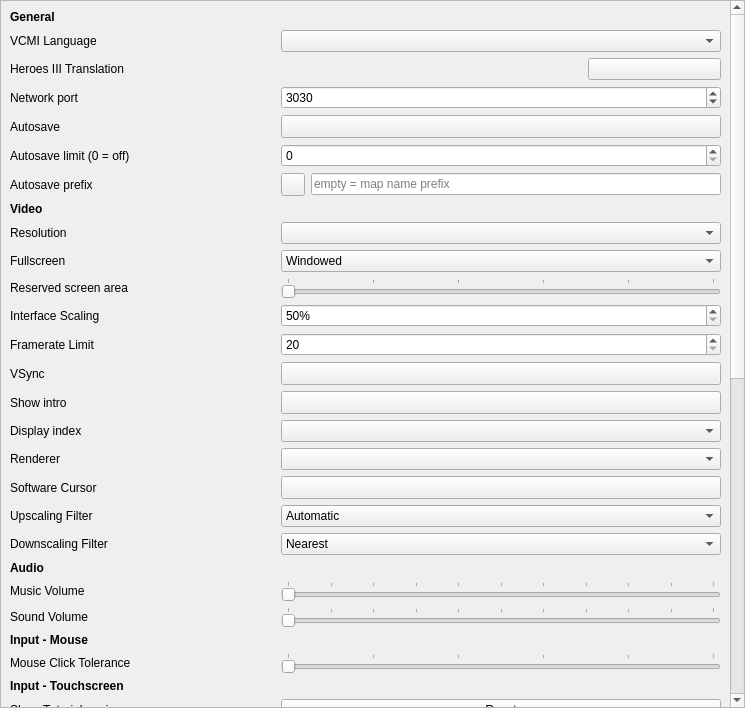
<?xml version="1.0" encoding="UTF-8"?>
<ui version="4.0">
 <class>CSettingsView</class>
 <widget class="QWidget" name="CSettingsView">
  <property name="geometry">
   <rect>
    <x>0</x>
    <y>0</y>
    <width>745</width>
    <height>708</height>
   </rect>
  </property>
  <property name="windowTitle">
   <string/>
  </property>
  <layout class="QHBoxLayout" name="horizontalLayout">
   <property name="leftMargin">
    <number>0</number>
   </property>
   <property name="topMargin">
    <number>0</number>
   </property>
   <property name="rightMargin">
    <number>0</number>
   </property>
   <property name="bottomMargin">
    <number>0</number>
   </property>
   <item>
    <widget class="QScrollArea" name="settingsScrollArea">
     <property name="sizePolicy">
      <sizepolicy hsizetype="Expanding" vsizetype="Expanding">
       <horstretch>100</horstretch>
       <verstretch>0</verstretch>
      </sizepolicy>
     </property>
     <property name="verticalScrollBarPolicy">
      <enum>Qt::ScrollBarAlwaysOn</enum>
     </property>
     <property name="horizontalScrollBarPolicy">
      <enum>Qt::ScrollBarAlwaysOff</enum>
     </property>
     <property name="widgetResizable">
      <bool>true</bool>
     </property>
     <widget class="QWidget" name="scrollAreaWidgetContents">
      <property name="geometry">
       <rect>
        <x>0</x>
        <y>0</y>
        <width>729</width>
        <height>1396</height>
       </rect>
      </property>
      <layout class="QGridLayout" name="gridLayout" columnstretch="2,0,1,1,1">
       <item row="0" column="0">
        <widget class="QLabel" name="labelGeneral">
         <property name="font">
          <font>
           <bold>true</bold>
          </font>
         </property>
         <property name="text">
          <string>General</string>
         </property>
         <property name="margin">
          <number>5</number>
         </property>
        </widget>
       </item>
       <item row="46" column="1" colspan="4">
        <widget class="QComboBox" name="comboBoxEnemyAI">
         <property name="editable">
          <bool>false</bool>
         </property>
         <property name="currentText">
          <string notr="true">BattleAI</string>
         </property>
         <item>
          <property name="text">
           <string notr="true">BattleAI</string>
          </property>
         </item>
         <item>
          <property name="text">
           <string notr="true">StupidAI</string>
          </property>
         </item>
         <item>
          <property name="text">
           <string notr="true">MMAI</string>
          </property>
         </item>
        </widget>
       </item>
       <item row="39" column="0">
        <widget class="QLabel" name="labelControllerSticksAcceleration">
         <property name="text">
          <string>Sticks Acceleration</string>
         </property>
        </widget>
       </item>
       <item row="49" column="2" colspan="3">
        <widget class="QPushButton" name="refreshRepositoriesButton">
         <property name="text">
          <string>Refresh now</string>
         </property>
        </widget>
       </item>
       <item row="4" column="4">
        <widget class="QPushButton" name="pushButtonTranslation">
         <property name="text">
          <string/>
         </property>
        </widget>
       </item>
       <item row="13" column="1" colspan="4">
        <widget class="QSpinBox" name="spinBoxInterfaceScaling">
         <property name="suffix">
          <string>%</string>
         </property>
         <property name="minimum">
          <number>50</number>
         </property>
         <property name="maximum">
          <number>400</number>
         </property>
         <property name="singleStep">
          <number>10</number>
         </property>
        </widget>
       </item>
       <item row="12" column="0">
        <widget class="QLabel" name="labelReservedArea">
         <property name="text">
          <string>Reserved screen area</string>
         </property>
        </widget>
       </item>
       <item row="52" column="0">
        <widget class="QLabel" name="labelGameLobbyHost">
         <property name="text">
          <string>Online Lobby address</string>
         </property>
        </widget>
       </item>
       <item row="43" column="1" colspan="4">
        <widget class="QComboBox" name="comboBoxAlliedPlayerAI">
         <property name="currentText">
          <string notr="true">VCAI</string>
         </property>
         <item>
          <property name="text">
           <string notr="true">VCAI</string>
          </property>
         </item>
         <item>
          <property name="text">
           <string notr="true">Nullkiller</string>
          </property>
         </item>
        </widget>
       </item>
       <item row="16" column="1" colspan="4">
        <widget class="QToolButton" name="buttonVSync">
         <property name="sizePolicy">
          <sizepolicy hsizetype="Minimum" vsizetype="Fixed">
           <horstretch>0</horstretch>
           <verstretch>0</verstretch>
          </sizepolicy>
         </property>
         <property name="text">
          <string/>
         </property>
         <property name="checkable">
          <bool>true</bool>
         </property>
        </widget>
       </item>
       <item row="25" column="1" colspan="4">
        <widget class="QSlider" name="sliderMusicVolume">
         <property name="maximum">
          <number>100</number>
         </property>
         <property name="orientation">
          <enum>Qt::Horizontal</enum>
         </property>
         <property name="tickPosition">
          <enum>QSlider::TicksAbove</enum>
         </property>
         <property name="tickInterval">
          <number>10</number>
         </property>
        </widget>
       </item>
       <item row="6" column="1" colspan="4">
        <widget class="QToolButton" name="buttonAutoSave">
         <property name="sizePolicy">
          <sizepolicy hsizetype="Minimum" vsizetype="Fixed">
           <horstretch>0</horstretch>
           <verstretch>0</verstretch>
          </sizepolicy>
         </property>
         <property name="text">
          <string/>
         </property>
         <property name="checkable">
          <bool>true</bool>
         </property>
        </widget>
       </item>
       <item row="1" column="0">
        <widget class="QLabel" name="labelLanguage">
         <property name="text">
          <string>VCMI Language</string>
         </property>
        </widget>
       </item>
       <item row="12" column="1" colspan="4">
        <widget class="QSlider" name="sliderReservedArea">
         <property name="maximum">
          <number>25</number>
         </property>
         <property name="orientation">
          <enum>Qt::Horizontal</enum>
         </property>
         <property name="tickPosition">
          <enum>QSlider::TicksAbove</enum>
         </property>
         <property name="tickInterval">
          <number>5</number>
         </property>
        </widget>
       </item>
       <item row="8" column="1">
        <widget class="QToolButton" name="buttonAutoSavePrefix">
         <property name="sizePolicy">
          <sizepolicy hsizetype="Minimum" vsizetype="Fixed">
           <horstretch>0</horstretch>
           <verstretch>0</verstretch>
          </sizepolicy>
         </property>
         <property name="text">
          <string/>
         </property>
         <property name="checkable">
          <bool>true</bool>
         </property>
        </widget>
       </item>
       <item row="50" column="0">
        <widget class="QLabel" name="labelRepositoryDefault">
         <property name="text">
          <string>Default repository</string>
         </property>
        </widget>
       </item>
       <item row="5" column="1" colspan="4">
        <widget class="QSpinBox" name="spinBoxNetworkPort">
         <property name="minimum">
          <number>1024</number>
         </property>
         <property name="maximum">
          <number>65535</number>
         </property>
         <property name="value">
          <number>3030</number>
         </property>
        </widget>
       </item>
       <item row="4" column="0">
        <widget class="QLabel" name="labelTranslation">
         <property name="text">
          <string>Heroes III Translation</string>
         </property>
        </widget>
       </item>
       <item row="32" column="1" colspan="4">
        <widget class="QSlider" name="sliderRelativeCursorSpeed">
         <property name="minimum">
          <number>100</number>
         </property>
         <property name="maximum">
          <number>300</number>
         </property>
         <property name="orientation">
          <enum>Qt::Horizontal</enum>
         </property>
         <property name="tickPosition">
          <enum>QSlider::TicksAbove</enum>
         </property>
         <property name="tickInterval">
          <number>25</number>
         </property>
        </widget>
       </item>
       <item row="20" column="0">
        <widget class="QLabel" name="labelRendererType">
         <property name="text">
          <string>Renderer</string>
         </property>
        </widget>
       </item>
       <item row="41" column="0">
        <widget class="QLabel" name="labelArtificialIntelligence">
         <property name="font">
          <font>
           <bold>true</bold>
          </font>
         </property>
         <property name="text">
          <string>Artificial Intelligence</string>
         </property>
         <property name="margin">
          <number>5</number>
         </property>
        </widget>
       </item>
       <item row="31" column="0">
        <widget class="QLabel" name="labelRelativeCursorMode">
         <property name="text">
          <string>Use Relative Pointer Mode</string>
         </property>
        </widget>
       </item>
       <item row="11" column="0">
        <widget class="QLabel" name="labelFullScreen">
         <property name="text">
          <string>Fullscreen</string>
         </property>
        </widget>
       </item>
       <item row="45" column="0">
        <widget class="QLabel" name="labelFriendlyAI">
         <property name="text">
          <string>Autocombat AI in battles</string>
         </property>
        </widget>
       </item>
       <item row="19" column="0">
        <widget class="QLabel" name="labelDisplayIndex">
         <property name="text">
          <string>Display index</string>
         </property>
        </widget>
       </item>
       <item row="34" column="0">
        <widget class="QLabel" name="labelLongTouchDuration">
         <property name="text">
          <string>Long Touch Duration</string>
         </property>
        </widget>
       </item>
       <item row="38" column="0">
        <widget class="QLabel" name="labelControllerSticksSensitivity">
         <property name="text">
          <string>Sticks Sensitivity</string>
         </property>
        </widget>
       </item>
       <item row="36" column="0">
        <widget class="QLabel" name="labelToleranceDistanceTouch">
         <property name="text">
          <string>Touch Tap Tolerance</string>
         </property>
        </widget>
       </item>
       <item row="51" column="2" colspan="3">
        <widget class="QLineEdit" name="lineEditRepositoryExtra">
         <property name="text">
          <string notr="true"/>
         </property>
        </widget>
       </item>
       <item row="26" column="1" colspan="4">
        <widget class="QSlider" name="sliderSoundVolume">
         <property name="maximum">
          <number>100</number>
         </property>
         <property name="orientation">
          <enum>Qt::Horizontal</enum>
         </property>
         <property name="tickPosition">
          <enum>QSlider::TicksAbove</enum>
         </property>
         <property name="tickInterval">
          <number>10</number>
         </property>
        </widget>
       </item>
       <item row="11" column="1" colspan="4">
        <widget class="QComboBox" name="comboBoxFullScreen">
         <property name="toolTip">
          <string>Select display mode for game

Windowed - game will run inside a window that covers part of your screen

Borderless Windowed Mode - game will run in a window that covers entirely of your screen, using same resolution as your screen.

Fullscreen Exclusive Mode - game will cover entirety of your screen and will use selected resolution.</string>
         </property>
         <property name="currentIndex">
          <number>0</number>
         </property>
         <item>
          <property name="text">
           <string>Windowed</string>
          </property>
         </item>
         <item>
          <property name="text">
           <string>Borderless fullscreen</string>
          </property>
         </item>
         <item>
          <property name="text">
           <string>Exclusive fullscreen</string>
          </property>
         </item>
        </widget>
       </item>
       <item row="50" column="1">
        <widget class="QToolButton" name="buttonRepositoryDefault">
         <property name="enabled">
          <bool>true</bool>
         </property>
         <property name="sizePolicy">
          <sizepolicy hsizetype="Minimum" vsizetype="Fixed">
           <horstretch>0</horstretch>
           <verstretch>0</verstretch>
          </sizepolicy>
         </property>
         <property name="text">
          <string/>
         </property>
         <property name="checkable">
          <bool>true</bool>
         </property>
         <property name="checked">
          <bool>false</bool>
         </property>
        </widget>
       </item>
       <item row="50" column="2" colspan="3">
        <widget class="QLineEdit" name="lineEditRepositoryDefault">
         <property name="text">
          <string notr="true"/>
         </property>
         <property name="readOnly">
          <bool>true</bool>
         </property>
        </widget>
       </item>
       <item row="18" column="0">
        <widget class="QLabel" name="labelShowIntro">
         <property name="text">
          <string>Show intro</string>
         </property>
        </widget>
       </item>
       <item row="19" column="1" colspan="4">
        <widget class="QComboBox" name="comboBoxDisplayIndex"/>
       </item>
       <item row="36" column="1" colspan="4">
        <widget class="QSlider" name="sliderToleranceDistanceTouch">
         <property name="minimum">
          <number>0</number>
         </property>
         <property name="maximum">
          <number>50</number>
         </property>
         <property name="singleStep">
          <number>1</number>
         </property>
         <property name="pageStep">
          <number>10</number>
         </property>
         <property name="value">
          <number>0</number>
         </property>
         <property name="orientation">
          <enum>Qt::Horizontal</enum>
         </property>
         <property name="tickPosition">
          <enum>QSlider::TicksAbove</enum>
         </property>
         <property name="tickInterval">
          <number>10</number>
         </property>
        </widget>
       </item>
       <item row="53" column="0">
        <widget class="QLabel" name="labelNetworkPortLobby">
         <property name="text">
          <string>Online Lobby port</string>
         </property>
        </widget>
       </item>
       <item row="21" column="1" colspan="4">
        <widget class="QToolButton" name="buttonCursorType">
         <property name="sizePolicy">
          <sizepolicy hsizetype="Minimum" vsizetype="Fixed">
           <horstretch>0</horstretch>
           <verstretch>0</verstretch>
          </sizepolicy>
         </property>
         <property name="text">
          <string/>
         </property>
         <property name="checkable">
          <bool>true</bool>
         </property>
        </widget>
       </item>
       <item row="7" column="1" colspan="4">
        <widget class="QSpinBox" name="spinBoxAutoSaveLimit"/>
       </item>
       <item row="9" column="0">
        <widget class="QLabel" name="labelVideo">
         <property name="font">
          <font>
           <bold>true</bold>
          </font>
         </property>
         <property name="text">
          <string>Video</string>
         </property>
         <property name="margin">
          <number>5</number>
         </property>
        </widget>
       </item>
       <item row="24" column="0">
        <widget class="QLabel" name="labelAudio">
         <property name="font">
          <font>
           <bold>true</bold>
          </font>
         </property>
         <property name="text">
          <string>Audio</string>
         </property>
         <property name="margin">
          <number>5</number>
         </property>
        </widget>
       </item>
       <item row="51" column="1">
        <widget class="QToolButton" name="buttonRepositoryExtra">
         <property name="sizePolicy">
          <sizepolicy hsizetype="Minimum" vsizetype="Fixed">
           <horstretch>0</horstretch>
           <verstretch>0</verstretch>
          </sizepolicy>
         </property>
         <property name="text">
          <string/>
         </property>
         <property name="checkable">
          <bool>true</bool>
         </property>
         <property name="checked">
          <bool>false</bool>
         </property>
        </widget>
       </item>
       <item row="38" column="1" colspan="4">
        <widget class="QSlider" name="sliderControllerSticksSensitivity">
         <property name="minimum">
          <number>500</number>
         </property>
         <property name="maximum">
          <number>2500</number>
         </property>
         <property name="singleStep">
          <number>25</number>
         </property>
         <property name="pageStep">
          <number>250</number>
         </property>
         <property name="value">
          <number>500</number>
         </property>
         <property name="orientation">
          <enum>Qt::Horizontal</enum>
         </property>
         <property name="tickPosition">
          <enum>QSlider::TicksAbove</enum>
         </property>
         <property name="tickInterval">
          <number>250</number>
         </property>
        </widget>
       </item>
       <item row="16" column="0">
        <widget class="QLabel" name="labelVSync">
         <property name="text">
          <string>VSync</string>
         </property>
        </widget>
       </item>
       <item row="4" column="1" colspan="3">
        <widget class="QLabel" name="labelTranslationStatus">
         <property name="text">
          <string/>
         </property>
        </widget>
       </item>
       <item row="23" column="1" colspan="4">
        <widget class="QComboBox" name="comboBoxDownscalingFilter">
         <item>
          <property name="text">
           <string>Nearest</string>
          </property>
         </item>
         <item>
          <property name="text">
           <string>Linear</string>
          </property>
         </item>
         <item>
          <property name="text">
           <string>Automatic (Linear)</string>
          </property>
         </item>
        </widget>
       </item>
       <item row="45" column="1" colspan="4">
        <widget class="QComboBox" name="comboBoxFriendlyAI">
         <property name="editable">
          <bool>false</bool>
         </property>
         <property name="currentText">
          <string notr="true">BattleAI</string>
         </property>
         <item>
          <property name="text">
           <string notr="true">BattleAI</string>
          </property>
         </item>
         <item>
          <property name="text">
           <string notr="true">StupidAI</string>
          </property>
         </item>
         <item>
          <property name="text">
           <string notr="true">MMAI</string>
          </property>
         </item>
        </widget>
       </item>
       <item row="49" column="0">
        <widget class="QLabel" name="labelAutoCheck">
         <property name="text">
          <string>Check on startup</string>
         </property>
        </widget>
       </item>
       <item row="28" column="1" colspan="4">
        <widget class="QSlider" name="slideToleranceDistanceMouse">
         <property name="minimum">
          <number>0</number>
         </property>
         <property name="maximum">
          <number>50</number>
         </property>
         <property name="singleStep">
          <number>1</number>
         </property>
         <property name="pageStep">
          <number>10</number>
         </property>
         <property name="value">
          <number>0</number>
         </property>
         <property name="orientation">
          <enum>Qt::Horizontal</enum>
         </property>
         <property name="tickPosition">
          <enum>QSlider::TicksAbove</enum>
         </property>
         <property name="tickInterval">
          <number>10</number>
         </property>
        </widget>
       </item>
       <item row="18" column="1" colspan="4">
        <widget class="QToolButton" name="buttonShowIntro">
         <property name="sizePolicy">
          <sizepolicy hsizetype="Minimum" vsizetype="Fixed">
           <horstretch>0</horstretch>
           <verstretch>0</verstretch>
          </sizepolicy>
         </property>
         <property name="text">
          <string/>
         </property>
         <property name="checkable">
          <bool>true</bool>
         </property>
        </widget>
       </item>
       <item row="34" column="1" colspan="4">
        <widget class="QSlider" name="sliderLongTouchDuration">
         <property name="minimum">
          <number>500</number>
         </property>
         <property name="maximum">
          <number>2000</number>
         </property>
         <property name="singleStep">
          <number>250</number>
         </property>
         <property name="pageStep">
          <number>250</number>
         </property>
         <property name="orientation">
          <enum>Qt::Horizontal</enum>
         </property>
         <property name="tickPosition">
          <enum>QSlider::TicksAbove</enum>
         </property>
         <property name="tickInterval">
          <number>250</number>
         </property>
        </widget>
       </item>
       <item row="1" column="1" colspan="4">
        <widget class="QComboBox" name="comboBoxLanguage"/>
       </item>
       <item row="53" column="1" colspan="4">
        <widget class="QSpinBox" name="spinBoxNetworkPortLobby">
         <property name="minimum">
          <number>1024</number>
         </property>
         <property name="maximum">
          <number>65535</number>
         </property>
         <property name="value">
          <number>3030</number>
         </property>
        </widget>
       </item>
       <item row="46" column="0">
        <widget class="QLabel" name="labelEnemyAI">
         <property name="text">
          <string>Enemy AI in battles</string>
         </property>
        </widget>
       </item>
       <item row="29" column="0">
        <widget class="QLabel" name="labelInputMouse_2">
         <property name="font">
          <font>
           <bold>true</bold>
          </font>
         </property>
         <property name="text">
          <string>Input - Touchscreen</string>
         </property>
         <property name="margin">
          <number>5</number>
         </property>
        </widget>
       </item>
       <item row="8" column="0">
        <widget class="QLabel" name="labelAutoSavePrefix">
         <property name="text">
          <string>Autosave prefix</string>
         </property>
        </widget>
       </item>
       <item row="48" column="0">
        <widget class="QLabel" name="labelIgnoreSslErrors">
         <property name="text">
          <string>Ignore SSL errors</string>
         </property>
        </widget>
       </item>
       <item row="10" column="1" colspan="4">
        <widget class="QComboBox" name="comboBoxResolution"/>
       </item>
       <item row="7" column="0">
        <widget class="QLabel" name="labelAutoSaveLimit">
         <property name="text">
          <string>Autosave limit (0 = off)</string>
         </property>
        </widget>
       </item>
       <item row="52" column="1" colspan="4">
        <widget class="QLineEdit" name="lineEditGameLobbyHost">
         <property name="text">
          <string notr="true"/>
         </property>
        </widget>
       </item>
       <item row="6" column="0">
        <widget class="QLabel" name="labelAutoSave">
         <property name="text">
          <string>Autosave</string>
         </property>
        </widget>
       </item>
       <item row="33" column="0">
        <widget class="QLabel" name="labelHapticFeedback">
         <property name="text">
          <string>Haptic Feedback</string>
         </property>
        </widget>
       </item>
       <item row="33" column="1" colspan="4">
        <widget class="QToolButton" name="buttonHapticFeedback">
         <property name="sizePolicy">
          <sizepolicy hsizetype="Minimum" vsizetype="Fixed">
           <horstretch>0</horstretch>
           <verstretch>0</verstretch>
          </sizepolicy>
         </property>
         <property name="text">
          <string/>
         </property>
         <property name="checkable">
          <bool>true</bool>
         </property>
        </widget>
       </item>
       <item row="51" column="0">
        <widget class="QLabel" name="labelRepositoryExtra">
         <property name="text">
          <string>Additional repository</string>
         </property>
        </widget>
       </item>
       <item row="28" column="0">
        <widget class="QLabel" name="labelToleranceDistanceMouse">
         <property name="text">
          <string>Mouse Click Tolerance</string>
         </property>
        </widget>
       </item>
       <item row="21" column="0">
        <widget class="QLabel" name="labelCursorType">
         <property name="text">
          <string>Software Cursor</string>
         </property>
        </widget>
       </item>
       <item row="32" column="0">
        <widget class="QLabel" name="labelRelativeCursorSpeed">
         <property name="text">
          <string>Relative Pointer Speed</string>
         </property>
        </widget>
       </item>
       <item row="47" column="0">
        <widget class="QLabel" name="labelNetwork">
         <property name="font">
          <font>
           <bold>true</bold>
          </font>
         </property>
         <property name="text">
          <string>Network</string>
         </property>
         <property name="margin">
          <number>5</number>
         </property>
        </widget>
       </item>
       <item row="5" column="0">
        <widget class="QLabel" name="labelNetworkPort">
         <property name="text">
          <string>Network port</string>
         </property>
        </widget>
       </item>
       <item row="48" column="1" colspan="4">
        <widget class="QToolButton" name="buttonIgnoreSslErrors">
         <property name="enabled">
          <bool>true</bool>
         </property>
         <property name="sizePolicy">
          <sizepolicy hsizetype="Minimum" vsizetype="Fixed">
           <horstretch>0</horstretch>
           <verstretch>0</verstretch>
          </sizepolicy>
         </property>
         <property name="text">
          <string/>
         </property>
         <property name="checkable">
          <bool>true</bool>
         </property>
         <property name="checked">
          <bool>false</bool>
         </property>
        </widget>
       </item>
       <item row="23" column="0">
        <widget class="QLabel" name="labelDownscalingFilter">
         <property name="text">
          <string>Downscaling Filter</string>
         </property>
        </widget>
       </item>
       <item row="42" column="0">
        <widget class="QLabel" name="labelEnemyPlayerAI">
         <property name="text">
          <string>Adventure Map Enemies</string>
         </property>
        </widget>
       </item>
       <item row="44" column="1" colspan="4">
        <widget class="QComboBox" name="comboBoxNeutralAI">
         <property name="currentText">
          <string notr="true">BattleAI</string>
         </property>
         <item>
          <property name="text">
           <string notr="true">BattleAI</string>
          </property>
         </item>
         <item>
          <property name="text">
           <string notr="true">StupidAI</string>
          </property>
         </item>
         <item>
          <property name="text">
           <string notr="true">MMAI</string>
          </property>
         </item>
        </widget>
       </item>
       <item row="44" column="0">
        <widget class="QLabel" name="labelNeutralAI">
         <property name="text">
          <string>Neutral AI in battles</string>
         </property>
        </widget>
       </item>
       <item row="43" column="0">
        <widget class="QLabel" name="labelAlliedPlayerAI">
         <property name="text">
          <string>Adventure Map Allies</string>
         </property>
        </widget>
       </item>
       <item row="27" column="0">
        <widget class="QLabel" name="labelInputMouse">
         <property name="font">
          <font>
           <bold>true</bold>
          </font>
         </property>
         <property name="text">
          <string>Input - Mouse</string>
         </property>
         <property name="margin">
          <number>5</number>
         </property>
        </widget>
       </item>
       <item row="49" column="1">
        <widget class="QToolButton" name="buttonAutoCheck">
         <property name="enabled">
          <bool>true</bool>
         </property>
         <property name="sizePolicy">
          <sizepolicy hsizetype="Minimum" vsizetype="Fixed">
           <horstretch>0</horstretch>
           <verstretch>0</verstretch>
          </sizepolicy>
         </property>
         <property name="text">
          <string/>
         </property>
         <property name="checkable">
          <bool>true</bool>
         </property>
         <property name="checked">
          <bool>false</bool>
         </property>
        </widget>
       </item>
       <item row="20" column="1" colspan="4">
        <widget class="QComboBox" name="comboBoxRendererType"/>
       </item>
       <item row="15" column="1" colspan="4">
        <widget class="QSpinBox" name="spinBoxFramerateLimit">
         <property name="minimum">
          <number>20</number>
         </property>
         <property name="maximum">
          <number>1000</number>
         </property>
         <property name="singleStep">
          <number>10</number>
         </property>
        </widget>
       </item>
       <item row="42" column="1" colspan="4">
        <widget class="QComboBox" name="comboBoxEnemyPlayerAI">
         <property name="currentText">
          <string notr="true">VCAI</string>
         </property>
         <item>
          <property name="text">
           <string notr="true">VCAI</string>
          </property>
         </item>
         <item>
          <property name="text">
           <string notr="true">Nullkiller</string>
          </property>
         </item>
        </widget>
       </item>
       <item row="8" column="2" colspan="3">
        <widget class="QLineEdit" name="lineEditAutoSavePrefix">
         <property name="placeholderText">
          <string>empty = map name prefix</string>
         </property>
        </widget>
       </item>
       <item row="37" column="0">
        <widget class="QLabel" name="labelInputMouse_3">
         <property name="font">
          <font>
           <bold>true</bold>
          </font>
         </property>
         <property name="text">
          <string>Input - Controller</string>
         </property>
         <property name="margin">
          <number>5</number>
         </property>
        </widget>
       </item>
       <item row="15" column="0">
        <widget class="QLabel" name="labelFramerateLimit">
         <property name="text">
          <string>Framerate Limit</string>
         </property>
        </widget>
       </item>
       <item row="40" column="0">
        <widget class="QLabel" name="labelToleranceDistanceController">
         <property name="text">
          <string>Controller Click Tolerance</string>
         </property>
        </widget>
       </item>
       <item row="39" column="1" colspan="4">
        <widget class="QSlider" name="sliderControllerSticksAcceleration">
         <property name="minimum">
          <number>100</number>
         </property>
         <property name="maximum">
          <number>500</number>
         </property>
         <property name="singleStep">
          <number>10</number>
         </property>
         <property name="pageStep">
          <number>100</number>
         </property>
         <property name="value">
          <number>100</number>
         </property>
         <property name="orientation">
          <enum>Qt::Horizontal</enum>
         </property>
         <property name="tickPosition">
          <enum>QSlider::TicksAbove</enum>
         </property>
         <property name="tickInterval">
          <number>50</number>
         </property>
        </widget>
       </item>
       <item row="13" column="0">
        <widget class="QLabel" name="labelInterfaceScaling">
         <property name="text">
          <string>Interface Scaling</string>
         </property>
        </widget>
       </item>
       <item row="10" column="0">
        <widget class="QLabel" name="labelResolution">
         <property name="text">
          <string>Resolution</string>
         </property>
        </widget>
       </item>
       <item row="26" column="0">
        <widget class="QLabel" name="labelSoundVolume">
         <property name="text">
          <string>Sound Volume</string>
         </property>
        </widget>
       </item>
       <item row="40" column="1" colspan="4">
        <widget class="QSlider" name="sliderToleranceDistanceController">
         <property name="minimum">
          <number>0</number>
         </property>
         <property name="maximum">
          <number>50</number>
         </property>
         <property name="singleStep">
          <number>1</number>
         </property>
         <property name="pageStep">
          <number>10</number>
         </property>
         <property name="value">
          <number>0</number>
         </property>
         <property name="orientation">
          <enum>Qt::Horizontal</enum>
         </property>
         <property name="tickPosition">
          <enum>QSlider::TicksAbove</enum>
         </property>
         <property name="tickInterval">
          <number>10</number>
         </property>
        </widget>
       </item>
       <item row="31" column="1" colspan="4">
        <widget class="QToolButton" name="buttonRelativeCursorMode">
         <property name="sizePolicy">
          <sizepolicy hsizetype="Minimum" vsizetype="Fixed">
           <horstretch>0</horstretch>
           <verstretch>0</verstretch>
          </sizepolicy>
         </property>
         <property name="text">
          <string/>
         </property>
         <property name="checkable">
          <bool>true</bool>
         </property>
        </widget>
       </item>
       <item row="25" column="0">
        <widget class="QLabel" name="labelMusicVolume">
         <property name="text">
          <string>Music Volume</string>
         </property>
        </widget>
       </item>
       <item row="30" column="0">
        <widget class="QLabel" name="labelResetTutorialTouchscreen">
         <property name="text">
          <string>Show Tutorial again</string>
         </property>
        </widget>
       </item>
       <item row="30" column="1" colspan="4">
        <widget class="QPushButton" name="pushButtonResetTutorialTouchscreen">
         <property name="text">
          <string>Reset</string>
         </property>
        </widget>
       </item>
       <item row="22" column="0">
        <widget class="QLabel" name="labelUpscalingFilter">
         <property name="text">
          <string>Upscaling Filter</string>
         </property>
        </widget>
       </item>
       <item row="22" column="1" colspan="4">
        <widget class="QComboBox" name="comboBoxUpscalingFilter">
         <item>
          <property name="text">
           <string>Automatic</string>
          </property>
         </item>
         <item>
          <property name="text">
           <string>None</string>
          </property>
         </item>
         <item>
          <property name="text">
           <string>xBRZ x2</string>
          </property>
         </item>
         <item>
          <property name="text">
           <string>xBRZ x3</string>
          </property>
         </item>
         <item>
          <property name="text">
           <string>xBRZ x4</string>
          </property>
         </item>
        </widget>
       </item>
      </layout>
     </widget>
    </widget>
   </item>
  </layout>
 </widget>
 <resources/>
 <connections/>
</ui>
